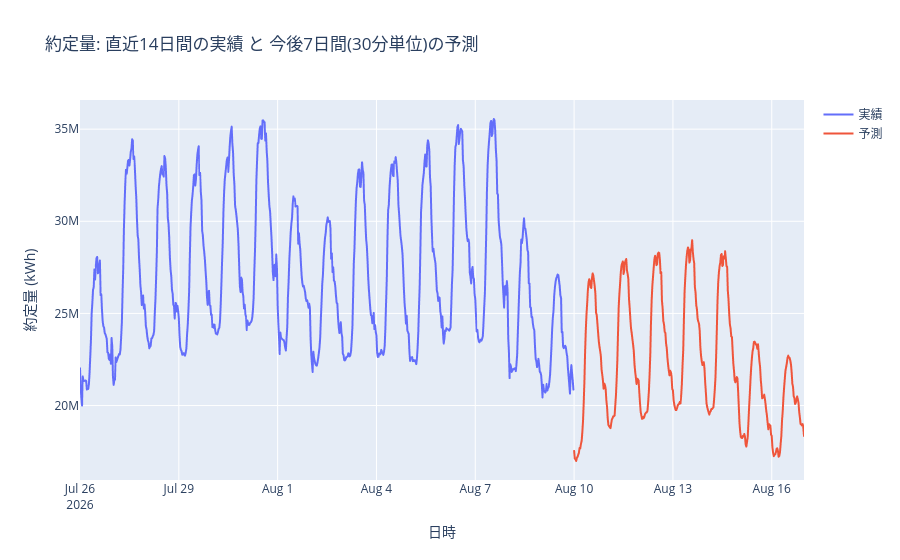

The code cell stored with this chart in its notebook:
### Markdown cell above
### 11.3 実績と予測の可視化

直近 14 日間の実績と、今後 7 日間（30 分単位）の予測を並べて表示する。

### Code cell
history_window = recent.filter(pl.col("delivery_date") >= last_date - timedelta(days=14)).to_pandas()
time_code_to_slot_index = {time_code: idx for idx, time_code in enumerate(time_codes_sorted)}
history_window["plot_datetime"] = history_window.apply(
    lambda row: datetime.combine(row["delivery_date"], datetime.min.time())
    + timedelta(minutes=time_code_to_slot_index[row["time_code"]] * MINUTES_PER_SLOT),
    axis=1,
)

history_plot = history_window[["plot_datetime", "contracted_volume"]].rename(
    columns={"contracted_volume": "value"}
)
history_plot["series"] = "実績"

forecast_plot = (
    future_frame.select("plot_datetime", "predicted_contracted_volume")
    .to_pandas()
    .rename(columns={"predicted_contracted_volume": "value"})
)
forecast_plot["series"] = "予測"

combined_plot = pd.concat([history_plot, forecast_plot], ignore_index=True)

fig = px.line(
    combined_plot,
    x="plot_datetime",
    y="value",
    color="series",
    title="約定量: 直近14日間の実績 と 今後7日間(30分単位)の予測",
    labels={"plot_datetime": "日時", "value": "約定量 (kWh)", "series": ""},
)
fig.show()

### Figure 1 — Plotly figure (JSON) as saved in the notebook; plotly's stock layout.template omitted (floating-point values rounded to 4 significant figures; data arrays with more than 128 entries replaced by an {"elided": "..."} marker saying what was removed)
{"data": [{"hovertemplate": "=実績<br>日時=%{x}<br>約定量 (kWh)=%{y}<extra></extra>", "legendgroup": "実績", "line": {"color": "#636efa", "dash": "solid"}, "marker": {"symbol": "circle"}, "mode": "lines", "name": "実績", "showlegend": true, "type": "scattergl", "x": {"elided": "720 str values"}, "xaxis": "x", "y": {"elided": "720 float values"}, "yaxis": "y"}, {"hovertemplate": "=予測<br>日時=%{x}<br>約定量 (kWh)=%{y}<extra></extra>", "legendgroup": "予測", "line": {"color": "#EF553B", "dash": "solid"}, "marker": {"symbol": "circle"}, "mode": "lines", "name": "予測", "showlegend": true, "type": "scattergl", "x": {"elided": "336 str values"}, "xaxis": "x", "y": {"elided": "336 float values"}, "yaxis": "y"}], "layout": {"legend": {"title": {"text": ""}, "tracegroupgap": 0}, "title": {"text": "約定量: 直近14日間の実績 と 今後7日間(30分単位)の予測"}, "xaxis": {"anchor": "y", "domain": [0, 1], "title": {"text": "日時"}}, "yaxis": {"anchor": "x", "domain": [0, 1], "title": {"text": "約定量 (kWh)"}}}}
